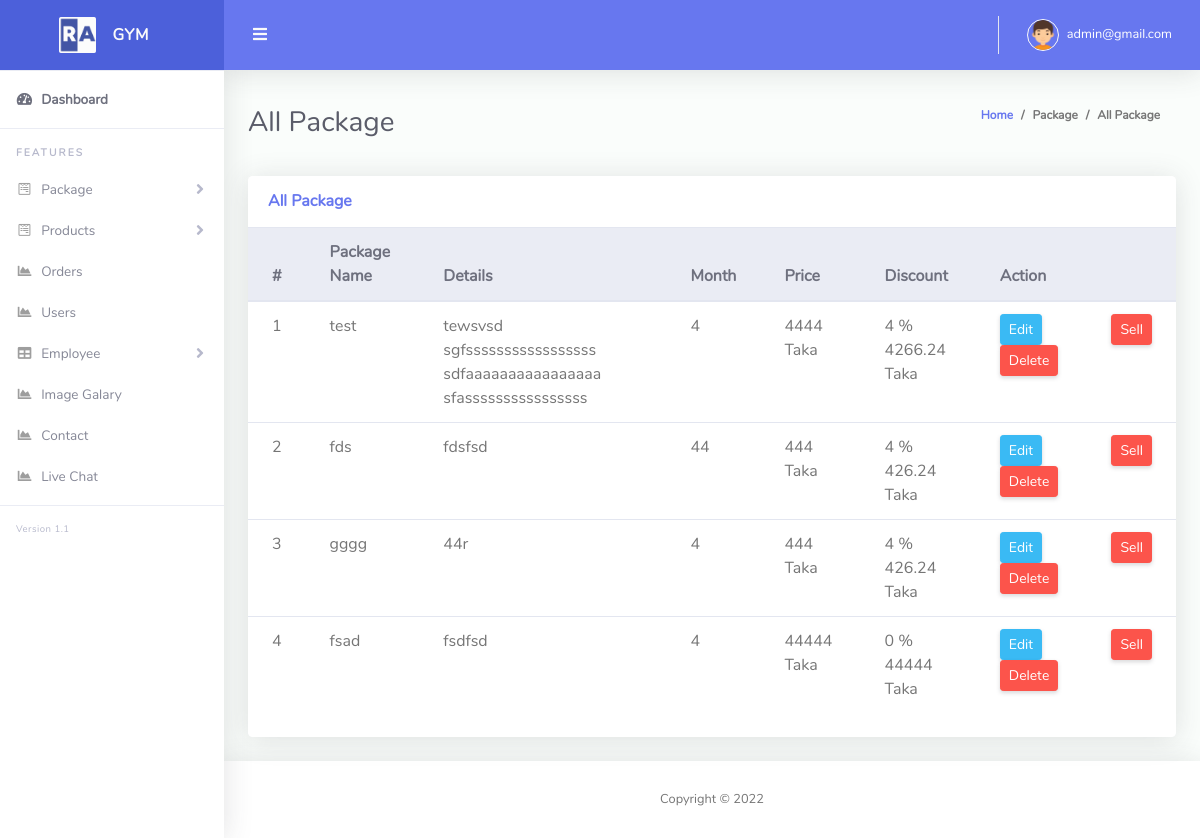
Before: /admin/all_package.php (signed in) with the older database file.
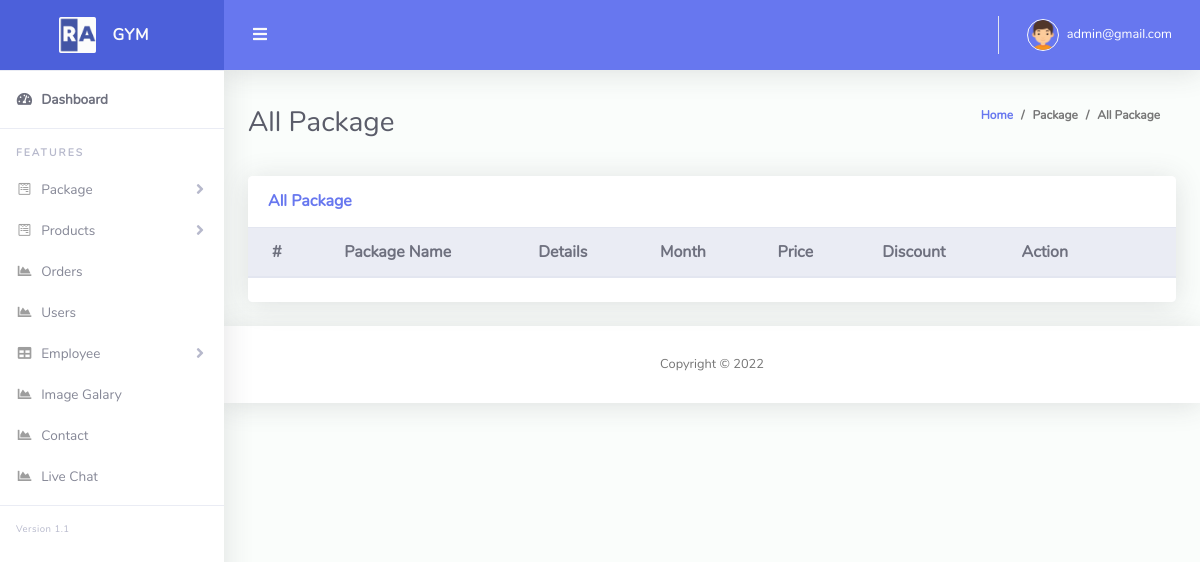
After: the same page with the newer database file.
### tables this page shows
CREATE TABLE `package_table` (
  `package_id` int(20) NOT NULL,
  `pack_name` varchar(255) NOT NULL,
  `details` text NOT NULL,
  `month` varchar(255) NOT NULL,
  `price` int(25) NOT NULL,
  `discount` int(25) NOT NULL,
  `del_pack` tinyint(10) NOT NULL DEFAULT 0
);

### Classes/DB.php (called while the page is built, shortened)
<?php
class DB
{
    public function connect(){
        $this->conn = new mysqli("localhost","root","","gym");
        if ($this->conn->connect_error) {
          die("Connection failed: " . $this->conn->connect_error);
        }
        else{
            return $msg =  "connected";
        }
    }
}
?>

### Classes/PackageClass.php (called while the page is built, shortened)
<?php
include_once 'db.php';
class PackageClass extends DB
{
    public function viewPackage(){
        $qry = "SELECT * FROM package_table  where del_pack=0";
        $result = $this->conn->query($qry);
        return $result;
    }
}
?>

### admin/all_package.php (the view, shortened to what this page needs)
<?php include 'layouts/header.php';
?>
<div class="container-fluid" id="container-wrapper">
    <div class="d-sm-flex align-items-center justify-content-between mb-4">
    <h1 class="h3 mb-0 text-gray-800">All Package</h1>
    <ol class="breadcrumb">
        <li class="breadcrumb-item"><a href="./">Home</a></li>
        <li class="breadcrumb-item">Package</li>
        <li class="breadcrumb-item active" aria-current="page">All Package</li>
    </ol>
    </div>
    <div class="row">
        <div class="col-lg-12 mb-4">
            <div class="card">
            <div class="card-header py-3 d-flex flex-row align-items-center justify-content-between">
                <h6 class="m-0 font-weight-bold text-primary">All Package</h6>
            </div>
            <div class="table-responsive">
                <table class="table align-items-center table-flush">
                <thead class="thead-light">
                    <tr>
                        <th>#</th>
                        <th>Package Name</th>
                        <th>Details</th>
                        <th>Month</th>
                        <th>Price</th>
                        <th>Discount <br></th>
                        <th>Action</th>
                        <th></th>
                    </tr>
                </thead>
                <tbody>
                    <?php
                        $i = 0;
                        $view = $pack->viewPackage();
                        foreach($view as $value){
                    ?>
                    <tr>
                        <td><?php echo $i+=1; ?></td>
                        <td><?php echo $value['pack_name']; ?></td>
                        <td><?php echo $value['details']; ?></td>
                        <td><?php echo $value['month']; ?></td>
                        <td><?php echo $value['price']; ?> Taka</td>
                        <td><?php echo $value['discount']; ?> % <br> <?php echo $value['price']-(($value['price']*$value['discount'])/100) ?>  Taka</td>
                        <?php  if ($status==0) { ?>
                        <td>
                            <a href="edit_package.php?packageid=<?php echo $value['package_id'] ;?>" class="btn btn-sm btn-info">Edit</a>
                            <a href="?delPackage=<?php echo $value['package_id'] ;?>" class="btn btn-sm btn-danger">Delete</a>
                        </td>
                        <?php } ?>
                        <td><a href="customeradmit.php?packid=<?php echo $value['package_id'] ;?>" class="btn btn-sm btn-danger">Sell</a></td>
                    </tr>
                    <?php } ?>
                </tbody>
                </table>
            </div>
            <div class="card-footer"></div>
            </div>
        </div>
    </div>
</div>
<?php include 'layouts/footer.php';?>

### admin/layouts/header.php (shortened to what this page needs)
<?php
include '../Classes/PackageClass.php';
$pack = new PackageClass();
$status = $_SESSION['admin_status'];
?>
<!DOCTYPE html>
<html lang="en">
<head>
  <link href="vendor/fontawesome-free/css/all.min.css" rel="stylesheet" type="text/css">
  <link href="vendor/bootstrap/css/bootstrap.min.css" rel="stylesheet" type="text/css">
  <link href="css/ruang-admin.min.css" rel="stylesheet">
  <link href="vendor/datatables/dataTables.bootstrap4.min.css" rel="stylesheet">
</head>
<body id="page-top">
  <div id="wrapper">
    <ul class="navbar-nav sidebar sidebar-light accordion" id="accordionSidebar">
      <a class="sidebar-brand d-flex align-items-center justify-content-center" href="index.php">
        <div class="sidebar-brand-icon">
          <img src="img/logo/logo2.png">
        </div>
        <div class="sidebar-brand-text mx-3">GYM</div>
      </a>
      <hr class="sidebar-divider my-0">
      <li class="nav-item active">
        <a class="nav-link" href="index.php">
          <i class="fas fa-fw fa-tachometer-alt"></i>
          <span>Dashboard</span></a>
      </li>
      <hr class="sidebar-divider">
      <div class="sidebar-heading">
        Features
      </div>
      <li class="nav-item">
        <a class="nav-link collapsed" href="#" data-toggle="collapse" data-target="#collapseForm" aria-expanded="true"
          aria-controls="collapseForm">
          <i class="fab fa-fw fa-wpforms"></i>
          <span>Package</span>
        </a>
      </li>
      <li class="nav-item">
        <a class="nav-link collapsed" href="#" data-toggle="collapse" data-target="#collapseForm1" aria-expanded="true"
          aria-controls="collapseForm">
          <i class="fab fa-fw fa-wpforms"></i>
          <span>Products</span>
        </a>
      </li>
      <li class="nav-item">
        <a class="nav-link" href="order.php">
          <i class="fas fa-fw fa-chart-area"></i>
          <span>Orders</span>
        </a>
      </li>
      <li class="nav-item">
        <a class="nav-link" href="users.php">
          <i class="fas fa-fw fa-chart-area"></i>
          <span>Users</span>
        </a>
      </li>
      <li class="nav-item">
        <a class="nav-link collapsed" href="#" data-toggle="collapse" data-target="#collapseTable" aria-expanded="true"
          aria-controls="collapseTable">
          <i class="fas fa-fw fa-table"></i>
          <span>Employee</span>
        </a>
      </li>
      <li class="nav-item">
        <a class="nav-link" href="images.php">
          <i class="fas fa-fw fa-chart-area"></i>
          <span>Image Galary</span>
        </a>
      </li>
      <li class="nav-item">
        <a class="nav-link" href="contact.php">
          <i class="fas fa-fw fa-chart-area"></i>
          <span>Contact</span>
        </a>
      </li>
      <?php  if ($status==0) { ?>
      <li class="nav-item">
        <a target="_blank" class="nav-link" href=" https://dashboard.tawk.to/?lang=en#/chat">
          <i class="fas fa-fw fa-chart-area"></i>
          <span>Live Chat</span>
        </a>
      </li>
      <?php } ?>
      <hr class="sidebar-divider">
      <div class="version" id="version-ruangadmin"></div>
    </ul>
    <div id="content-wrapper" class="d-flex flex-column">
      <div id="content">
        <nav class="navbar navbar-expand navbar-light bg-navbar topbar mb-4 static-top">
          <button id="sidebarToggleTop" class="btn btn-link rounded-circle mr-3">
            <i class="fa fa-bars"></i>
          </button>
          <ul class="navbar-nav ml-auto">
            <li class="nav-item dropdown no-arrow">
              <a class="nav-link dropdown-toggle" href="#" id="userDropdown" role="button" data-toggle="dropdown"
                aria-haspopup="true" aria-expanded="false">
                <img class="img-profile rounded-circle" src="img/boy.png" style="max-width: 60px">
                <span class="ml-2 d-none d-lg-inline text-white small"><?php echo  $_SESSION['admin_email']; ?></span>
              </a>
            </li>
          </ul>
        </nav>

### admin/layouts/footer.php (shortened to what this page needs)
<footer class="sticky-footer bg-white">
  <div class="container my-auto">
    <div class="copyright text-center my-auto">
      <span>Copyright &copy; <script> document.write(new Date().getFullYear()); </script>
      </span>
    </div>
  </div>
</footer>
    </div>
  </div>
</body>
</html>

Changed rows visible on the page:
removed package_table: i "1", pack_name "test", details "tewsvsd sgfsssssssssssssssss sdfaaaaaaaaaaaaaaaa sfassssssssssssssss", month "4", price "4444", discount "4", $value['price']-(($value['price']*$value['discount'])/100) "4266.24"
removed package_table: i "2", pack_name "fds", details "fdsfsd", month "44", price "444", discount "4", $value['price']-(($value['price']*$value['discount'])/100) "426.24"
removed package_table: i "3", pack_name "gggg", details "44r", month "4", price "444", discount "4", $value['price']-(($value['price']*$value['discount'])/100) "426.24"
removed package_table: i "4", pack_name "fsad", details "fsdfsd", month "4", price "44444", discount "0", $value['price']-(($value['price']*$value['discount'])/100) "44444"
